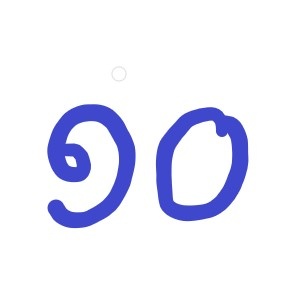
#> input picture handwritten_examples/2_001.jpg, 300 x 300 px, given in place of 2_001.png, which was not available
$ jupyter execute --allow-errors test.ipynb
#> lines starting #> are read from the running program, lines starting #| are printed output that depends on the picture; after the words box and inside, x2 and y2 are one past the last pixel; in counts of white or black regions, pixels touching at a corner belong together; pictures that were not available may be replaced by others from this repository, and a replacement may not be noted
[cell 1]
import cv2
import numpy as np
import matplotlib.pyplot as plt

def calculate_projection(img, axis):
  # axis = 0 for vertical projection
  # axis = 1 for horizontal projection
  img = img.copy()
  img = cv2.cvtColor(img, cv2.COLOR_BGR2GRAY)
  height, width = img.shape
  _, threshold_image = cv2.threshold(img, 0, 255, cv2.THRESH_BINARY_INV)
  pixel_sum = np.sum(threshold_image, axis=axis)
  if (axis==0):
    projection = pixel_sum / (height*255)
  elif (axis==1):
    projection = pixel_sum / (width*255)
  return projection

def horizontal_edges(horizontal_projection):
    height = len(horizontal_projection)
    start = 0
    end = height - 1
    for i in range(height):
        if (i < height - 1):
            if (horizontal_projection[i] < horizontal_projection[i+1]):
                start = i
                break
    for i in range(height):
        if (i < height - 1):
            if (horizontal_projection[height-i-1] < horizontal_projection[height-i-2]):
                end = height-i-1
                break
    return (start, end)

def vertical_edges(vertical_projection):
  edges = []
  indicator = 0
  for i in range(len(vertical_projection)):
    if (indicator%2 == 0):
      if (i+1 ==len(vertical_projection)):
        break
      if (vertical_projection[i] < vertical_projection[i+1]
          and vertical_projection[i] == 0):
          edges.append(i)
          indicator += 1
    else:
      if (vertical_projection[i-1] > vertical_projection[i]
          and vertical_projection[i] == 0):
        edges.append(i)
        indicator += 1
  return np.array(edges).reshape(int(len(edges)/2),2)

def plot_horizontal_projection(img):
  height, width, _ = img.shape
  horizontal_projection = calculate_projection(img, axis=1)
  plt.plot(horizontal_projection, np.arange(height))
  plt.title('Horizontal Projection')
  # plt.xlim([0,1])
  plt.gca().invert_yaxis()

def plot_vertical_projection(img):
  vertical_projection = calculate_projection(img, axis=0)
  plt.plot(vertical_projection)
  plt.title('Vertical Projection')
  # plt.ylim([0, 1])

def segment_digits(img):
  img = img.copy()
  # Add White Border
  img = cv2.copyMakeBorder(img, 1, 1, 1, 1, cv2.BORDER_CONSTANT, None,
                           value = [255, 255, 255])
  horizontal_projection = calculate_projection(img, axis=1)
  horiz_start, horiz_end = horizontal_edges(horizontal_projection)
  horiz_cropped_img = img[horiz_start:horiz_end+1,:]
  vertical_projection = calculate_projection(horiz_cropped_img, axis=0)
  v_edges = vertical_edges(vertical_projection)
  segments = []
  for edge in v_edges:
    segment = horiz_cropped_img.copy()[:,edge[0]:edge[1]+1]
    segment = cv2.resize(segment, (224, 224), interpolation=cv2.INTER_AREA)
    segments.append(segment)
  return np.array(segments)

[cell 2]
img = cv2.imread('2_001.png')
#> img is the input picture: shape (300, 300, 3); mean B, G, R 248.9, 235.3, 234.4
# img = cv2.imread('112-thai.png')
plt.imshow(img)

[cell 3]
digits = segment_digits(img)
#> in calculate_projection, `img = cv2.cvtColor(img, cv2.COLOR_BGR2GRAY)`:
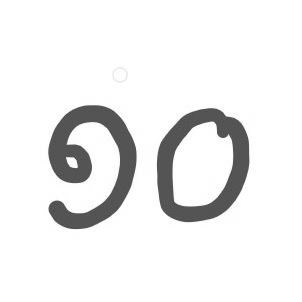
#> img: shape (302, 302); min 71, max 255, mean 236.8
#> in calculate_projection, `_, threshold_image = cv2.threshold(img, 0, 255, cv2.THRESH_BINARY_INV)`: threshold_image: shape (302, 302); every value is 0
#> in calculate_projection, `pixel_sum = np.sum(threshold_image, axis=axis)`: pixel_sum = 302 values from 0 to 0
#> in horizontal_edges, `height = len(horizontal_projection)`: height = 302
#> in horizontal_edges, `end = height - 1`: end = 301
#> in segment_digits, `horiz_start, horiz_end = horizontal_edges(horizontal_projection)`: horiz_start = 0; horiz_end = 301
#> in segment_digits, `vertical_projection = calculate_projection(horiz_cropped_img, axis=0)`: vertical_projection = 302 values from 0 to 0
#> after the loop in vertical_edges, `for i in range(len(vertical_projection)):`: edges = []; indicator = 0
#> in segment_digits, `v_edges = vertical_edges(vertical_projection)`: v_edges = empty array
#> after the loop in segment_digits, `for edge in v_edges:`: segments = []
#> digits = empty array
print(digits.shape)
#| (0,)

[cell 4]
plot_horizontal_projection(img)
#> in calculate_projection (call 3), `_, threshold_image = cv2.threshold(img, 0, 255, cv2.THRESH_BINARY_INV)`: threshold_image: shape (300, 300); every value is 0
#> in plot_horizontal_projection, `horizontal_projection = calculate_projection(img, axis=1)`: horizontal_projection = 300 values from 0 to 0
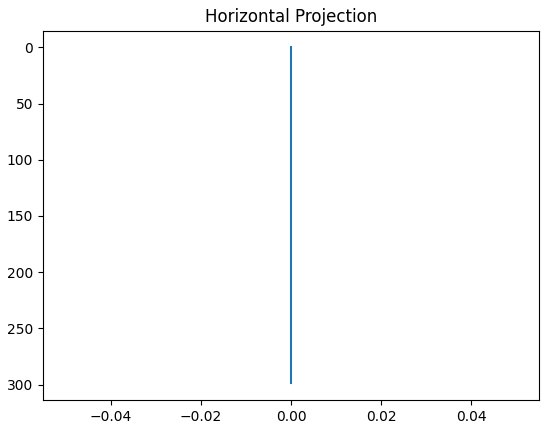
#> figure drawn by matplotlib, 1 panel

[cell 5]
img = cv2.imread('312.png')
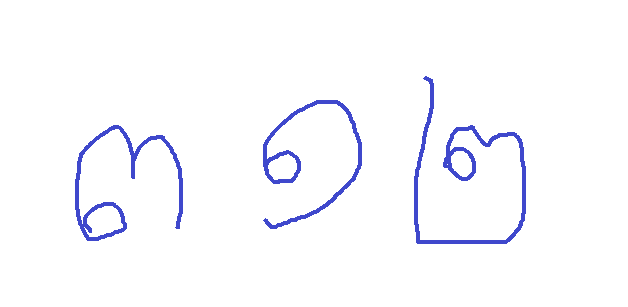
#> input picture handwritten_examples/312.png, 628 x 307 px, found by its file name
#> img is the input picture: shape (307, 628, 3); mean B, G, R 253.5, 249.6, 249.3
img = cv2.cvtColor(img, cv2.COLOR_BGR2GRAY)
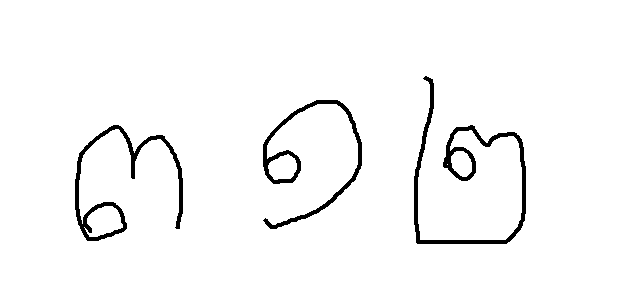
#> img: shape (307, 628); values 84 (black) and 255 (white), 97% white; 3 black regions, box (x1, y1, x2, y2) and area: (414, 76, 526, 244) 2310, (75, 125, 183, 241) 1769, (263, 100, 362, 229) 1624
height, width = img.shape
#> height = 307; width = 628
_, threshold_image = cv2.threshold(img, 128, 255, cv2.THRESH_BINARY_INV)
plt.imshow(threshold_image, cmap='gray')

#> (a cell that did not finish here is left out)

#> in segment_digits (call 2), `img = cv2.copyMakeBorder(img, 1, 1, 1, 1, cv2.BORDER_CONSTANT, None, v..`:
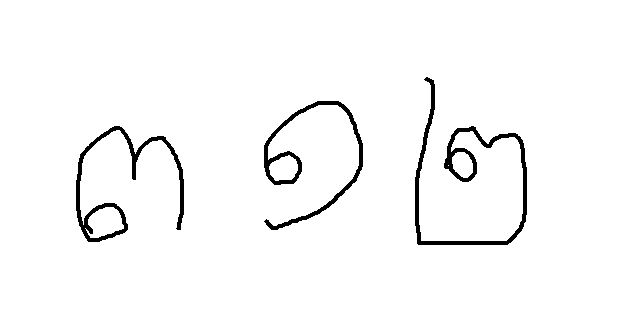
#> img: shape (309, 630); values 84 (black) and 255 (white), 97.1% white; 3 black regions, box (x1, y1, x2, y2) and area: (415, 77, 527, 245) 2310, (76, 126, 184, 242) 1769, (264, 101, 363, 230) 1624
